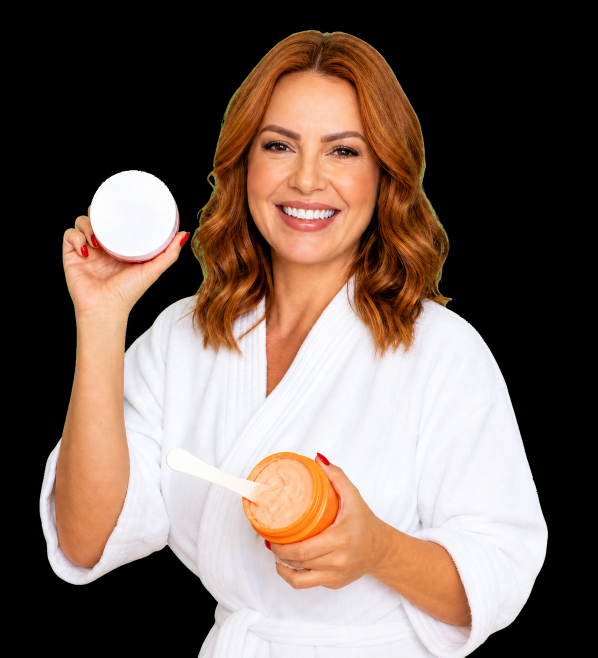
#> input picture assets/hero-berry-up.png, 1196 x 1315 px (shown at 1/2 size)
$ python remove_hero_bg.py
#> lines starting #> are read from the running program, lines starting #| are printed output that depends on the picture; after the words box and inside, x2 and y2 are one past the last pixel; in counts of white or black regions, pixels touching at a corner belong together
"""Remove o fundo do hero e salva PNG com alpha."""
from pathlib import Path

import cv2
import numpy as np
from PIL import Image

ROOT = Path(__file__).resolve().parents[1]
SRC = ROOT / "assets" / "hero-berry-up.png"
OUT = ROOT / "assets" / "hero-berry-up.png"


def main() -> None:
    bgr = cv2.imread(str(SRC))
#> bgr is the input picture: shape (1315, 1196, 3); mean B, G, R 88.1, 97.7, 115.8
    if bgr is None:
        raise SystemExit(f"Nao foi possivel ler {SRC}")

    h, w = bgr.shape[:2]
#> h = 1315; w = 1196
    hsv = cv2.cvtColor(bgr, cv2.COLOR_BGR2HSV)
#> hsv: shape (1315, 1196, 3); mean H, S, V 36.3, 44.9, 117.1
    mask = np.full((h, w), cv2.GC_PR_BGD, np.uint8)

    border = max(18, int(min(h, w) * 0.035))
#> border = 41
    mask[:border, :] = cv2.GC_BGD
    mask[-border:, :] = cv2.GC_BGD
    mask[:, :border] = cv2.GC_BGD
    mask[:, -border:] = cv2.GC_BGD

    # Fundo laranja saturado. A faixa de saturacao evita comer pele/cabelo.
    orange_bg = cv2.inRange(hsv, (6, 125, 145), (24, 255, 255))
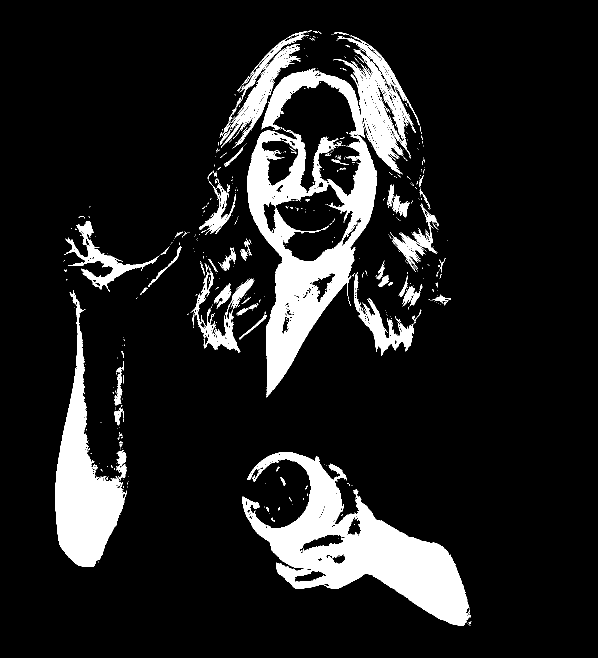
#> orange_bg: shape (1315, 1196) (shown at 1/2 size); 12.2% white; 566 white regions (494 under 20 px), largest, box (x1, y1, x2, y2) and area: (495, 71, 840, 795) 69711, (485, 904, 942, 1252) 56584, (110, 580, 253, 1134) 29848
    skin_hair_guard = cv2.inRange(hsv, (0, 25, 45), (24, 150, 245))
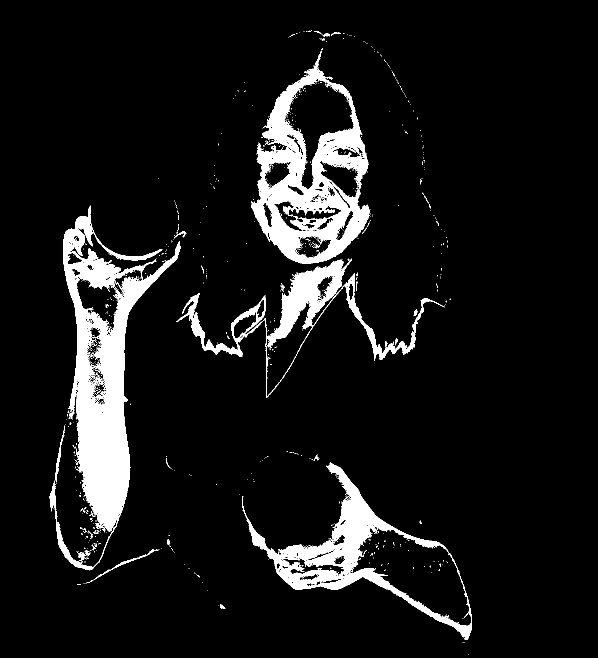
#> skin_hair_guard: shape (1315, 1196) (shown at 1/2 size); 8.6% white; 745 white regions (717 under 20 px), largest, box (x1, y1, x2, y2) and area: (98, 411, 361, 1141) 51979, (502, 102, 741, 528) 38532, (484, 925, 944, 1280) 24243
    orange_bg = cv2.bitwise_and(orange_bg, cv2.bitwise_not(skin_hair_guard))
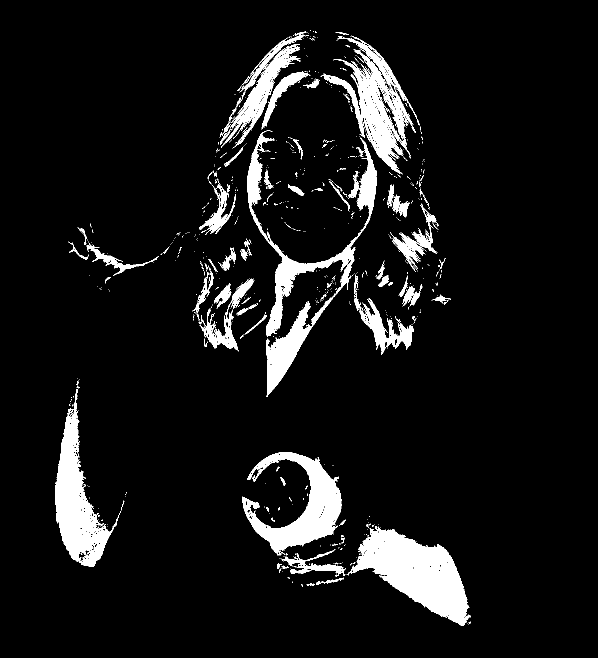
#> orange_bg: shape (1315, 1196) (shown at 1/2 size); 7.9% white; 793 white regions (704 under 20 px), largest, box (x1, y1, x2, y2) and area: (700, 1052, 942, 1251) 22729, (495, 261, 754, 794) 20273, (110, 778, 242, 1133) 16141
    mask[orange_bg > 0] = cv2.GC_PR_BGD

    probable_fg = np.zeros((h, w), np.uint8)
    cv2.rectangle(
        probable_fg,
        (int(w * 0.04), int(h * 0.04)),
        (int(w * 0.96), int(h * 0.96)),
        255,
        -1,
    )
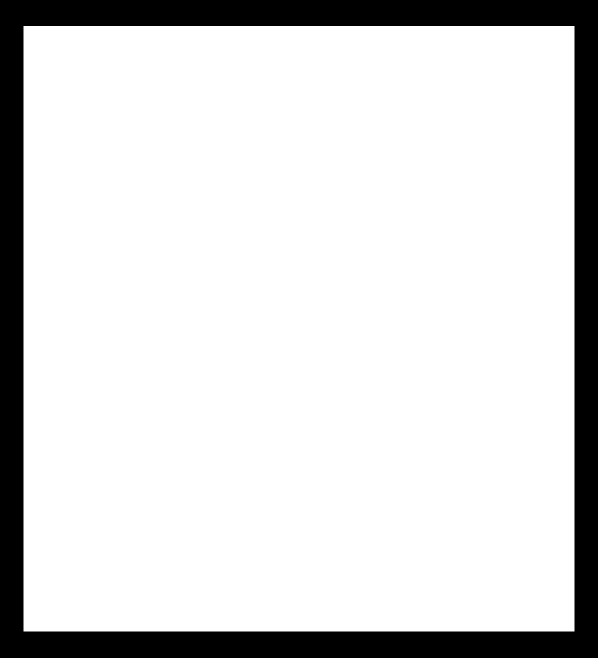
#> probable_fg: shape (1315, 1196) (shown at 1/2 size); 84.9% white; 1 black region, box (x1, y1, x2, y2) and area: (0, 0, 1196, 1315) 238218
    mask[probable_fg > 0] = cv2.GC_PR_FGD
    mask[orange_bg > 0] = cv2.GC_PR_BGD

    # Regioes centrais de pessoa/objetos que precisam permanecer no recorte.
    sure_fg = np.zeros((h, w), np.uint8)
    cv2.ellipse(sure_fg, (int(w * 0.53), int(h * 0.31)), (int(w * 0.24), int(h * 0.24)), 0, 0, 360, 255, -1)
#> sure_fg: shape (1315, 1196); 18.1% white; 1 white region, box (x1, y1, x2, y2) and area: (346, 92, 921, 723) 284583
    torso = np.array(
        [
            (int(w * 0.16), int(h * 0.58)),
            (int(w * 0.34), int(h * 0.43)),
            (int(w * 0.70), int(h * 0.47)),
            (int(w * 0.86), int(h * 0.94)),
            (int(w * 0.09), int(h * 0.94)),
        ],
        dtype=np.int32,
    )
    cv2.fillPoly(sure_fg, [torso], 255)
#> sure_fg: shape (1315, 1196); 46% white; 1 white region, box (x1, y1, x2, y2) and area: (107, 92, 1029, 1237) 723133
    cv2.ellipse(sure_fg, (int(w * 0.15), int(h * 0.59)), (int(w * 0.09), int(h * 0.28)), -5, 0, 360, 255, -1)
    cv2.ellipse(sure_fg, (int(w * 0.17), int(h * 0.37)), (int(w * 0.11), int(h * 0.11)), 0, 0, 360, 255, -1)
    cv2.ellipse(sure_fg, (int(w * 0.46), int(h * 0.78)), (int(w * 0.17), int(h * 0.12)), 0, 0, 360, 255, -1)
    paper = np.array(
        [
            (int(w * 0.63), int(h * 0.49)),
            (int(w * 0.96), int(h * 0.54)),
            (int(w * 0.89), int(h * 0.90)),
            (int(w * 0.56), int(h * 0.84)),
        ],
        dtype=np.int32,
    )
    cv2.fillPoly(sure_fg, [paper], 255)
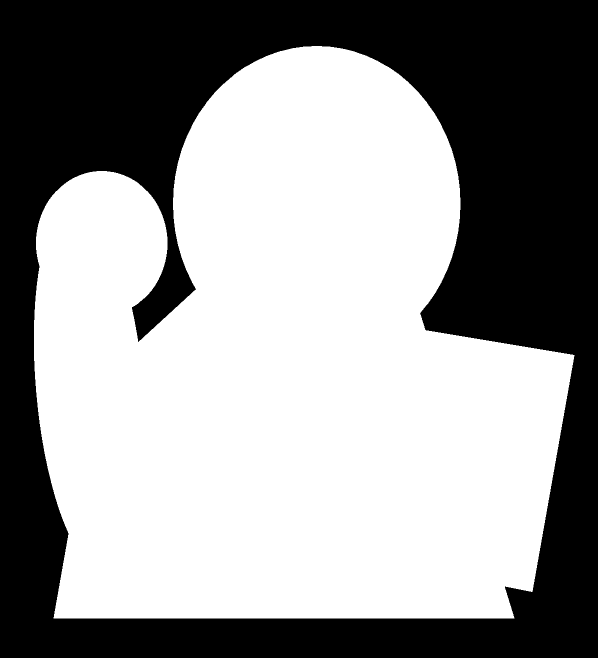
#> sure_fg: shape (1315, 1196) (shown at 1/2 size); 58.4% white; 1 black region, box (x1, y1, x2, y2) and area: (0, 0, 1196, 1315) 654846
    mask[sure_fg > 0] = cv2.GC_FGD

    bgd_model = np.zeros((1, 65), np.float64)
    fgd_model = np.zeros((1, 65), np.float64)
    cv2.grabCut(bgr, mask, None, bgd_model, fgd_model, 6, cv2.GC_INIT_WITH_MASK)

    fg = np.where((mask == cv2.GC_FGD) | (mask == cv2.GC_PR_FGD), 255, 0).astype("uint8")
    kernel = cv2.getStructuringElement(cv2.MORPH_ELLIPSE, (5, 5))
    fg = cv2.morphologyEx(fg, cv2.MORPH_CLOSE, kernel, iterations=2)
    fg = cv2.morphologyEx(fg, cv2.MORPH_OPEN, kernel, iterations=1)

    n, labels, stats, _ = cv2.connectedComponentsWithStats(fg, 8)
    keep = np.zeros_like(fg)
    min_area = int(w * h * 0.004)
#> min_area = 6290
    for i in range(1, n):
        if stats[i, cv2.CC_STAT_AREA] >= min_area:
            keep[labels == i] = 255
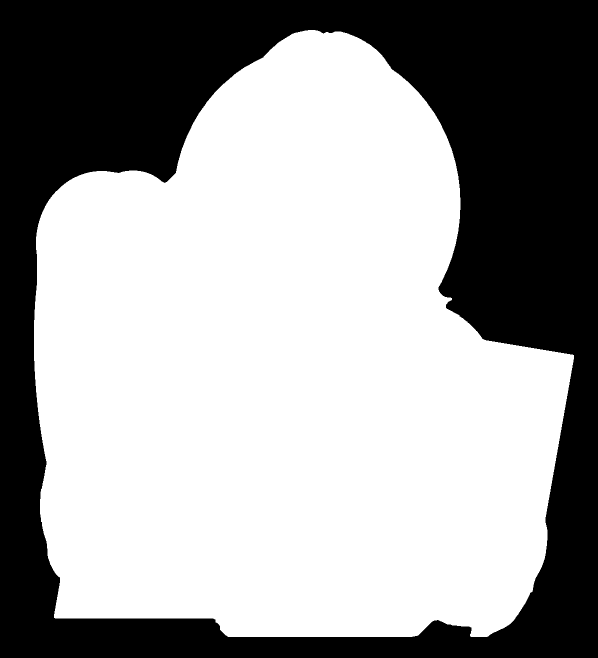
#> keep: shape (1315, 1196) (shown at 1/2 size); 61.9% white; 1 black region, box (x1, y1, x2, y2) and area: (0, 0, 1196, 1315) 599379
    fg = keep

    fg = cv2.GaussianBlur(fg, (0, 0), 1.1)
    fg[fg < 8] = 0
    fg[fg > 245] = 255

    rgba = cv2.cvtColor(bgr, cv2.COLOR_BGR2BGRA)
    rgba[:, :, 3] = fg

    Image.fromarray(cv2.cvtColor(rgba, cv2.COLOR_BGRA2RGBA)).save(OUT, optimize=True)
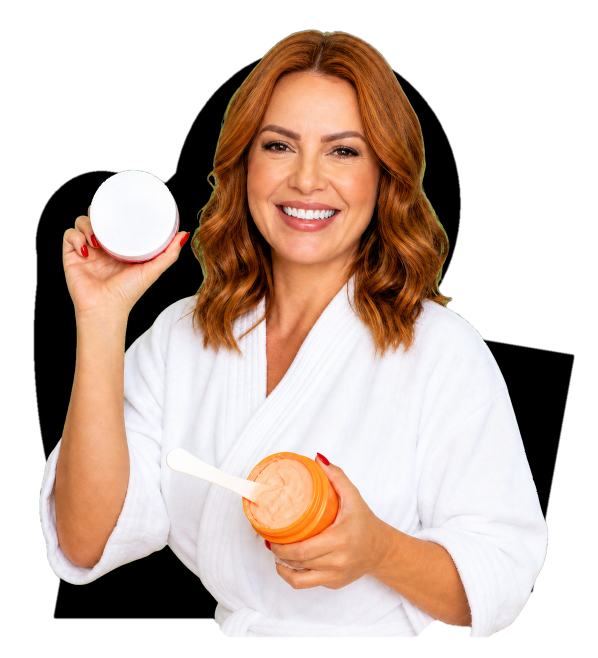
#> saved as hero-berry-up.png: PIL image 1196x1315 RGBA (shown at 1/2 size); mean R, G, B, A 115.8, 97.7, 88.1, 157.8; transparent parts drawn white
    print(f"Salvo: {OUT} ({OUT.stat().st_size:,} bytes)")


if __name__ == "__main__":
    main()
